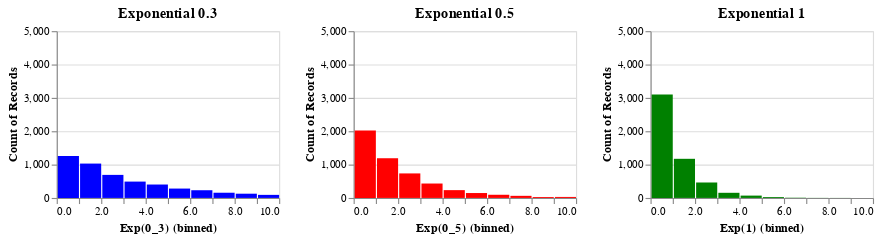

Notebook code for this chart:
### Code cell
exp_distr = exp_distribution(5000, [0.3,0.5,1])
exp_distr.display('bar', aggr=False)

### Figure 1 — Vega-Lite specification as saved in the notebook (floating-point values rounded to 4 significant figures; data arrays with more than 128 entries replaced by an {"elided": "..."} marker saying what was removed)
{"config": {"view": {"continuousWidth": 400, "continuousHeight": 300}}, "hconcat": [{"data": {"name": "data-9cd23c011a3ce0cc60e595f6bc4d2675"}, "mark": {"type": "bar", "color": "blue"}, "encoding": {"x": {"type": "quantitative", "bin": {"extent": [0, 10], "step": 1}, "field": "Exp(0_3)"}, "y": {"type": "quantitative", "aggregate": "count", "scale": {"domain": [0, 5000]}}}, "height": 150, "title": "Exponential 0.3", "width": 200}, {"data": {"name": "data-1a1177c80bf78448740b3eb04395be41"}, "mark": {"type": "bar", "color": "red"}, "encoding": {"x": {"type": "quantitative", "bin": {"extent": [0, 10], "step": 1}, "field": "Exp(0_5)"}, "y": {"type": "quantitative", "aggregate": "count", "scale": {"domain": [0, 5000]}}}, "height": 150, "title": "Exponential 0.5", "width": 200}, {"data": {"name": "data-688add938e2305c40d751ae54d5c067e"}, "mark": {"type": "bar", "color": "green"}, "encoding": {"x": {"type": "quantitative", "bin": {"extent": [0, 10], "step": 1}, "field": "Exp(1)"}, "y": {"type": "quantitative", "aggregate": "count", "scale": {"domain": [0, 5000]}}}, "height": 150, "title": "Exponential 1", "width": 200}], "$schema": "https://vega.github.io/schema/vega-lite/v4.8.1.json", "datasets": {"data-9cd23c011a3ce0cc60e595f6bc4d2675": {"elided": "5000 records"}, "data-1a1177c80bf78448740b3eb04395be41": {"elided": "5000 records"}, "data-688add938e2305c40d751ae54d5c067e": {"elided": "5000 records"}}}
